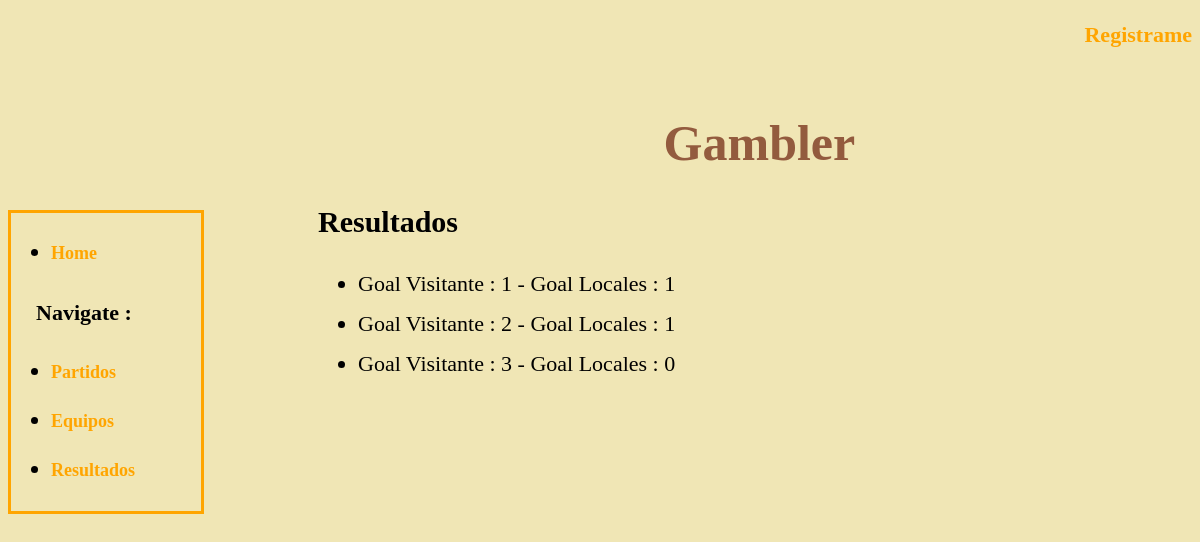
Screenshot of /gambler/resultados with the database file from the repository.
### gambler/models.py (models this page shows, shortened)
class Resultado(models.Model):
    golLocal = models.IntegerField(default=-1)
    golVisitante = models.IntegerField(default=-1)

### gambler/views.py (the view)
class ResultadoList(ListView, ConnegResponseMixin):
    model = Resultado
    context_object_name = 'latest_resultado_list'
    template_name = 'gambler/resultados_list.html'

### gambler/views.py (called while the page is built)
    def render_to_response(self, context, **kwargs):
        if 'extension' in self.kwargs:
            try:
                objects = [self.object]
            except AttributeError:
                objects = self.object_list
            if self.kwargs['extension'] == 'json':
                return self.render_json_object_response(objects=objects)
            elif self.kwargs['extension'] == 'xml':
                return self.render_xml_object_response(objects=objects)
        else:
            return super(ConnegResponseMixin, self).render_to_response(context)

### gambler/templates/gambler/resultados_list.html
{% extends "gambler/show_lists.html" %}
{% block list4 %}
<h2>
    Resultados
</h2>
<ul>
    {% for resultado in latest_resultado_list %}
        <li> Goal Visitante : {{ resultado.golVisitante }} - Goal Locales : {{resultado.golLocal }}</li>
    {% empty %}
        <li>Disculpa pero por el momento no tenemos registrado ningun resultado.</li>
    {% endfor %}
</ul>
{% endblock %}

### gambler/static/style/base.css (style rules this page uses)
* { background: rgba(240,230,181,1); }
h2 { font-size: 30px; }
ul li { padding-top:7px; padding-bottom:7px; text-decoration:none; font-size: 22px; }

### rows the page displays
Resultado: golVisitante "1", golLocal "1"
Resultado: golVisitante "2", golLocal "1"
Resultado: golVisitante "3", golLocal "0"
